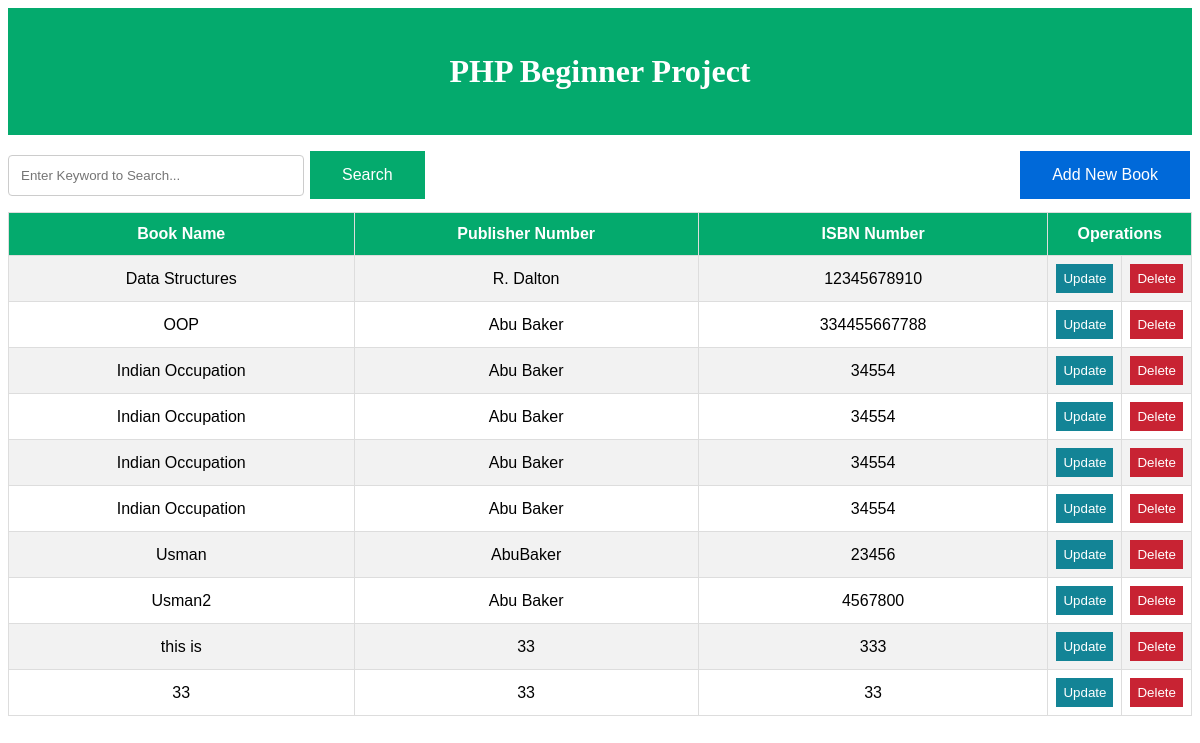
The page / on the database its author committed.
### tables this page shows
CREATE TABLE `books` (
  `id` int NOT NULL,
  `bookName` varchar(500) NOT NULL,
  `publisherName` varchar(500) NOT NULL,
  `isbnNumber` varchar(13) NOT NULL,
  `coverImage` text NOT NULL
);

### index.php (the view, shortened to what this page needs)
<?php
include('includes/header.php');
include('includes/dbConnection.php');
if (isset($_GET['page'])) {
    $page = $_GET['page'];
} else {
    $page = 1;
}
if (isset($_POST['submit'])) {
    $searchToken = "WHERE MATCH(bookName, publisherName, isbnNumber) AGAINST('{$_POST['searchBox']}')";
} else {
    $searchToken = "";
}
$recordsPerPage = 10;
$start = ($page - 1) * 10;
$getRowsQuery = "select * from phpProject.books " . $searchToken . " limit $start, $recordsPerPage";
$result = $conn->query($getRowsQuery);
?>
<div class="container">
    <div id="searchBoxDiv">
        <form name="searchBookForm" action="index.php" method="post">
            <input type="text" id="searchBox" name="searchBox" placeholder="Enter Keyword to Search...">
            <input class="button" type="submit" id="submit" name="submit" value="Search">
        </form>
    </div>
    <div id="addNewBookButtonDiv">
        <a href="addNewBook.php"><button id="addNewBookButton">Add New Book</button></a>
    </div>
    <table id="booksTable">
        <tr>
            <th>Book Name</th>
            <th>Publisher Number </th>
            <th>ISBN Number</th>
            <th colspan="2">Operations</th>
        </tr>
        <?php
        while ($row = $result->fetch_assoc()) {
        ?>
            <tr>
                <td><?php echo $row['bookName']; ?></td>
                <td><?php echo $row['publisherName']; ?></td>
                <td><?php echo $row['isbnNumber']; ?></td>
                <td><a href="updateBook.php?id=<?php echo $row['id'] ?>"><button id="updateButton">Update</button></a></td>
                <td><a href="deleteBook.php?id=<?php echo $row['id'] ?>"><button id="deleteButton">Delete</button></a></td>
            </tr>
        <?php
        }
        ?>
    </table>
</div>
</body>
</html>

### includes/header.php (shortened to what this page needs)
<!DOCTYPE html>
<html>
<head>
    <link href="assets/css/style.css" rel="stylesheet" />
</head>
<body>
    <div class="headerDiv">
        <h1 class="header">PHP Beginner Project </h1>
    </div>

### assets/css/style.css (style rules this page uses)
.header { color: white; font-weight: bold; }
.headerDiv { width: 100%; padding-top: 2%; padding-bottom: 2%; background-color: #04AA6D; text-align: center; }
input[type=text], [type=number] { padding: 12px; width: 50%; border: 1px solid #ccc; border-radius: 4px; box-sizing: border-box; margin-top: 6px; margin-bottom: 16px; }
.container { padding-top: 1%; text-align: center; }
.button { background-color: #04AA6D; border: none; color: White; padding: 15px 32px; text-align: center; text-decoration: none; display: inline-block; font-size: 16px; margin: 4px 2px; cursor: pointer; }
#addNewBookButton { background-color: #0069D9; border: none; color: White; padding: 15px 32px; text-align: center; text-decoration: none; display: inline-block; font-size: 16px; margin: 4px 2px; cursor: pointer; }
#updateButton { background-color: #138496; border: none; color: White; padding: 7px; text-align: center; text-decoration: none; display: inline-block; cursor: pointer; }
#deleteButton { background-color: #C82333; border: none; color: White; padding: 7px; text-align: center; text-decoration: none; display: inline-block; cursor: pointer; }
#booksTable { font-family: Arial, Helvetica, sans-serif; border-collapse: collapse; width: 100%; }
#booksTable td, #booksTable th { border: 1px solid #ddd; width: 33.33%; padding: 8px; }
#booksTable tr:nth-child(even) { background-color: #f2f2f2; }
#booksTable th { padding-top: 12px; padding-bottom: 12px; text-align: center; background-color: #04AA6D; color: white; }
#searchBoxDiv { display: inline; width: 50%; float: left; text-align: left }
#addNewBookButtonDiv { display: inline; float: right }

### rows shown on the page
books: bookName "Data Structures", publisherName "R. Dalton", isbnNumber "12345678910"
books: bookName "OOP", publisherName "Abu Baker", isbnNumber "334455667788"
books: bookName "Indian Occupation", publisherName "Abu Baker", isbnNumber "34554"
books: bookName "Indian Occupation", publisherName "Abu Baker", isbnNumber "34554"
books: bookName "Indian Occupation", publisherName "Abu Baker", isbnNumber "34554"
books: bookName "Indian Occupation", publisherName "Abu Baker", isbnNumber "34554"
books: bookName "Usman", publisherName "AbuBaker", isbnNumber "23456"
books: bookName "Usman2", publisherName "Abu Baker", isbnNumber "4567800"
books: bookName "this is", publisherName "33", isbnNumber "333"
books: bookName "33", publisherName "33", isbnNumber "33"
